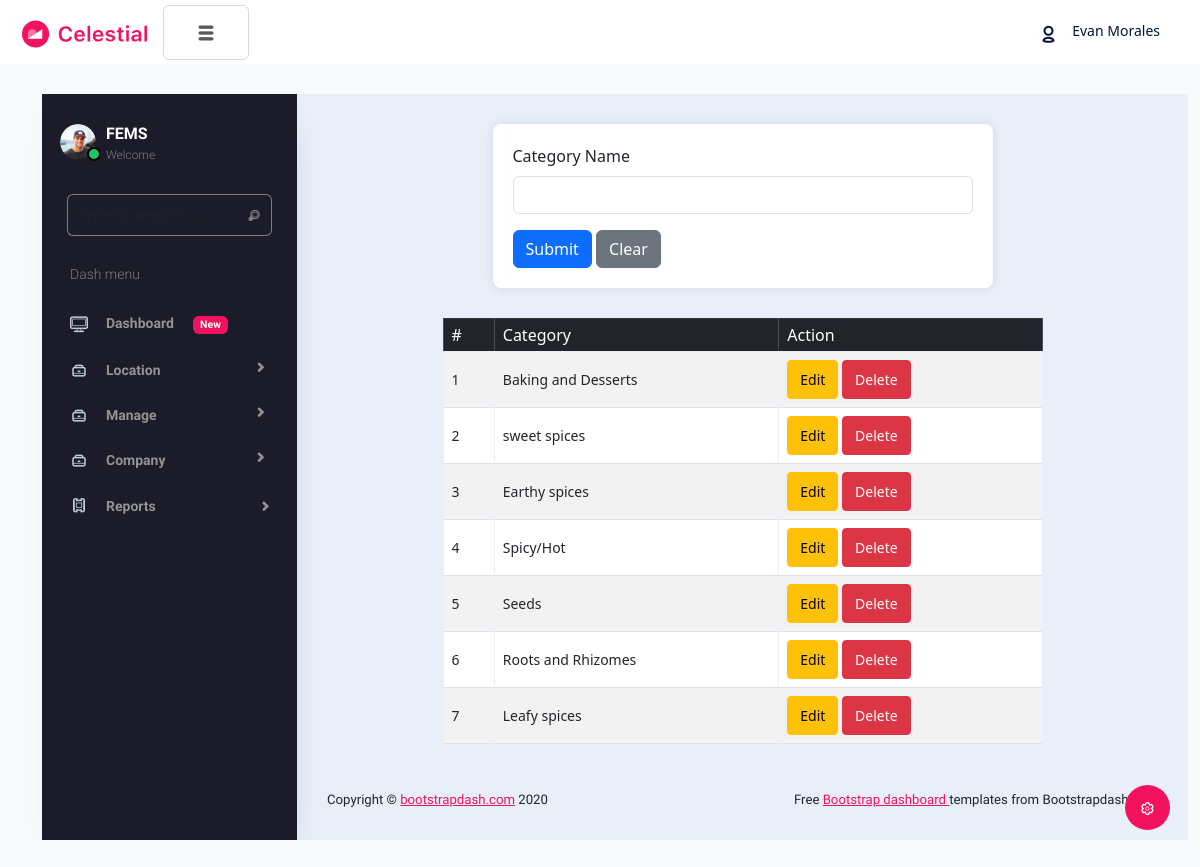
Screenshot of /PROJECT/ADMIN/category.php with the database file from the repository.
### tables this page shows
CREATE TABLE `tbl_category` (
  `category_id` int(11) NOT NULL,
  `category_name` varchar(30) NOT NULL
);

### PROJECT/ADMIN/category.php (the view, shortened to what this page needs)
<?php
include("Head.php");
?>
<!DOCTYPE html PUBLIC "-//W3C//DTD XHTML 1.0 Transitional//EN" "http://www.w3.org/TR/xhtml1/DTD/xhtml1-transitional.dtd">
<html xmlns="http://www.w3.org/1999/xhtml">
<head>
<link href="https://cdn.jsdelivr.net/npm/bootstrap@5.3.0/dist/css/bootstrap.min.css" rel="stylesheet">
</head>
<body>
<div class="container">
    <div class="form-container">
        <form id="form1" name="form1" method="post" action="">
            <div class="mb-3">
                <label for="txt_name" class="form-label">Category Name</label>
                <input type="text" class="form-control" name="txt_name" id="txt_name" />
            </div>
            <button type="submit" class="btn btn-primary" name="btn_submit" id="btn_submit">Submit</button>
            <button type="reset" class="btn btn-secondary" name="btn_clear" id="btn_clear">Clear</button>
        </form>
    </div>
    <div class="table-container">
        <table class="table table-bordered table-striped">
            <thead class="table-dark">
                <tr>
                    <th>#</th>
                    <th>Category</th>
                    <th>Action</th>
                </tr>
            </thead>
            <tbody>
                <?php
                $i = 0;
                $selQry = "select * from tbl_category";
                $result = $con->query($selQry);
                while ($row = $result->fetch_assoc()) {
                    $i++;
                ?>
                <tr>
                    <td><?php echo $i; ?></td>
                    <td><?php echo $row["category_name"]; ?></td>
                    <td>
                        <a href="category.php?cid=<?php echo $row["category_id"]; ?>" class="btn btn-warning btn-sm">Edit</a>
                        <a href="category.php?did=<?php echo $row["category_id"]; ?>" class="btn btn-danger btn-sm">Delete</a>
                    </td>
                </tr>
                <?php
                }
                ?>
            </tbody>
        </table>
    </div>
</div>
</body>
</html>
<?php
include("Foot.php");
?>

### PROJECT/ADMIN/category.php (style rules this page uses)
body { padding: 30px; background-color: #f8f9fa; }
.form-container { max-width: 500px; margin: 0 auto; background: #ffffff; padding: 20px; border-radius: 8px; box-shadow: 0px 0px 10px rgba(0, 0, 0, 0.1); }
.table-container { margin-top: 30px; max-width: 600px; margin-left: auto; margin-right: auto; }

### rows the page displays
tbl_category: category_name "Baking and Desserts"
tbl_category: category_name "sweet spices"
tbl_category: category_name "Earthy spices"
tbl_category: category_name "Spicy/Hot"
tbl_category: category_name "Seeds"
tbl_category: category_name "Roots and Rhizomes"
tbl_category: category_name "Leafy spices"
